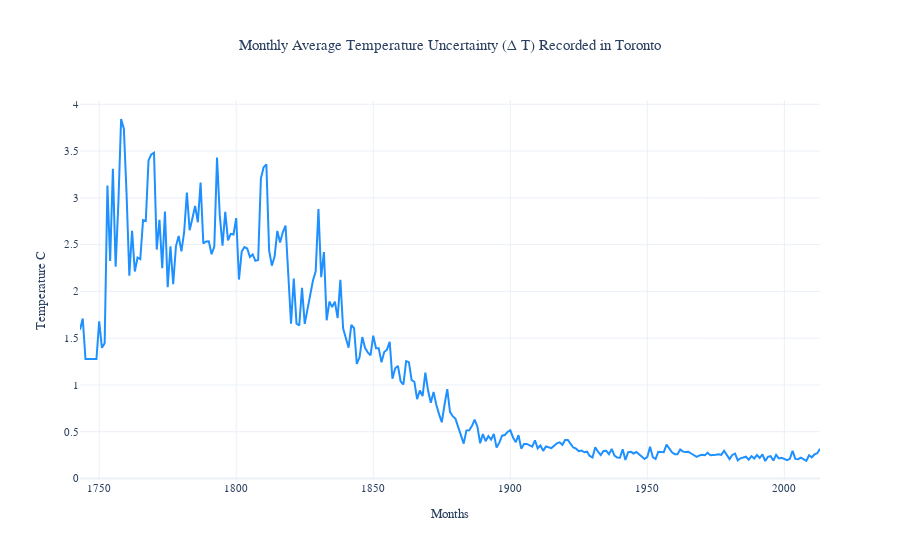

Here is the notebook cell this chart was saved with:
### Code cell
plotlychart(toronty,cityname='Toronto',sequence='Yearly',attr='AverageTemperatureUncertainty')

### Figure 1 — Plotly figure (JSON) as saved in the notebook; plotly's stock layout.template omitted (floating-point values rounded to 4 significant figures; data arrays with more than 128 entries replaced by an {"elided": "..."} marker saying what was removed)
{"data": [{"line": {"color": "dodgerblue", "width": 2}, "mode": "lines", "name": "Average", "type": "scatter", "x": {"elided": "271 int values"}, "y": {"elided": "271 float values"}}], "layout": {"font": {"family": "sora", "size": 11}, "title": {"text": "Monthly Average Temperature Uncertainty (Δ T) Recorded in Toronto", "x": 0.5}, "xaxis": {"title": {"text": "Months"}}, "yaxis": {"title": {"text": "Temperature C"}}}}
